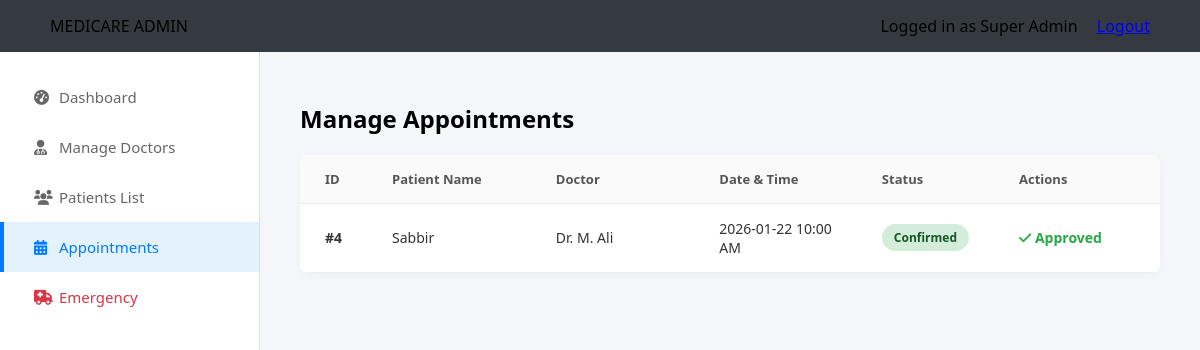
The app's page /php/admin_appointments.php (signed in) with its own data.
### tables this page shows
CREATE TABLE `appointments` (
  `id` int(11) NOT NULL,
  `user_id` int(11) DEFAULT NULL,
  `doctor_id` int(11) DEFAULT NULL,
  `appt_date` date DEFAULT NULL,
  `appt_time` varchar(20) DEFAULT NULL,
  `status` enum('Confirmed','Pending','Cancelled') DEFAULT 'Pending'
);

CREATE TABLE `users` (
  `id` int(11) NOT NULL,
  `full_name` varchar(100) DEFAULT NULL,
  `phone` varchar(20) NOT NULL,
  `password` varchar(255) NOT NULL,
  `blood_group` varchar(10) DEFAULT NULL,
  `gender` varchar(10) DEFAULT NULL,
  `dob` date DEFAULT NULL,
  `medical_history` text DEFAULT NULL,
  `role` enum('user','admin') DEFAULT 'user',
  `created_at` timestamp NOT NULL DEFAULT current_timestamp()
);

CREATE TABLE `doctors` (
  `id` int(11) NOT NULL,
  `name` varchar(100) DEFAULT NULL,
  `specialty` varchar(100) DEFAULT NULL,
  `qualification` varchar(100) DEFAULT NULL,
  `experience` varchar(50) DEFAULT NULL,
  `fee` decimal(10,2) DEFAULT NULL,
  `image` varchar(255) DEFAULT 'default_doc.png'
);

### php/admin_appointments.php (the view, shortened to what this page needs)
<?php
include 'db_connect.php';
?>
<!DOCTYPE html>
<html>
<head>
   <link rel="stylesheet" href="../css/global.css">
    <link rel="stylesheet" href="../css/admin_appointments.css">
    <link rel="stylesheet" href="https://cdnjs.cloudflare.com/ajax/libs/font-awesome/6.0.0/css/all.min.css">
</head>
<body>
    <div class="navbar navbar-admin">
        <div class="brand">MEDICARE ADMIN</div>
        <div class="user-menu">
            <span class="admin-status-text">Logged in as Super Admin</span>
            <a href="logout.php" class="logout-link">Logout</a>
        </div>
    </div>
    <div class="dashboard-container">
        <div class="sidebar">
            <a href="admin_dashboard.php"><i class="fa fa-tachometer-alt"></i> Dashboard</a>
            <a href="manage_doctors.php"><i class="fa fa-user-md"></i> Manage Doctors</a>
            <a href="admin_patients.php"><i class="fa fa-users"></i> Patients List</a>
            <a href="admin_appointments.php" class="active"><i class="fa fa-calendar-alt"></i> Appointments</a>
          <a href="admin_emergency.php" class="link-emergency">
    <i class="fa fa-ambulance"></i> Emergency
</a>
        </div>
        <div class="main-content">
            <h2 class="page-title">Manage Appointments</h2>
            <div class="table-container">
                <table>
                    <thead>
                        <tr>
                            <th width="5%">ID</th>
                            <th width="20%">Patient Name</th>
                            <th width="20%">Doctor</th>
                            <th width="20%">Date & Time</th>
                            <th width="15%">Status</th>
                            <th width="20%">Actions</th>
                        </tr>
                    </thead>
                    <tbody>
                        <?php
                        $sql = "SELECT appointments.*, users.full_name, doctors.name as doc_name
                                FROM appointments
                                JOIN users ON appointments.user_id = users.id
                                JOIN doctors ON appointments.doctor_id = doctors.id
                                ORDER BY appointments.appt_date DESC";
                        $result = mysqli_query($conn, $sql);
                        if (mysqli_num_rows($result) > 0) {
                            while ($row = mysqli_fetch_assoc($result)) {
                                echo "<tr>";
                                echo "<td><strong>#{$row['id']}</strong></td>";
                                echo "<td>{$row['full_name']}</td>";
                                echo "<td>{$row['doc_name']}</td>";
                                $date_display = date("Y-m-d", strtotime($row['appt_date']));
                                $time_display = date("h:i A", strtotime($row['appt_time']));
                                echo "<td>
                                        $date_display
                                        <span class='text-time'>$time_display</span>
                                      </td>";
                                echo "<td><span class='badge badge-{$row['status']}'>{$row['status']}</span></td>";
                                echo "<td>";
                                if($row['status'] == 'Pending') {
                                    echo "<a href='admin_appointments.php?action=Confirmed&id={$row['id']}' class='btn-action btn-approve'>Approve</a> ";
                                    echo "<a href='admin_appointments.php?action=Cancelled&id={$row['id']}' class='btn-action btn-cancel'>Cancel</a>";
                                } elseif ($row['status'] == 'Confirmed') {
                                    echo "<span class='status-approved'><i class='fa fa-check'></i> Approved</span>";
                                } else {
                                    echo "<span class='status-closed'>Closed</span>";
                                }
                                echo "</td>";
                                echo "</tr>";
                            }
                        } else {
                            echo "<tr><td colspan='6' class='empty-table-msg'>No appointments found.</td></tr>";
                        }
                        ?>
                    </tbody>
                </table>
            </div>
        </div>
    </div>
</body>
</html>

### css/global.css (style rules this page uses)
* { box-sizing: border-box; }
body { margin: 0; font-family: 'Segoe UI', Tahoma, Geneva, Verdana, sans-serif; background-color: #f8f9fa; }
.navbar { background-color: #007bff; padding: 15px 50px; display: flex; justify-content: space-between; align-items: center; }
.navbar-admin { background-color: #343a40 !important; }
.logout-link { margin-left: 15px; }

### css/admin_appointments.css (style rules this page uses)
.dashboard-container { display: flex; height: calc(100vh - 60px); }
.sidebar { width: 260px; background: white; border-right: 1px solid #e1e1e1; padding-top: 20px; flex-shrink: 0; }
.sidebar a { display: flex; align-items: center; padding: 15px 30px; color: #666; text-decoration: none; font-size: 15px; border-left: 4px solid transparent; }
.sidebar a.active { background-color: #e3f2fd; color: #007bff; border-left: 4px solid #007bff; font-weight: 500; }
.sidebar i { width: 25px; }
.main-content { flex: 1; padding: 30px 40px; background-color: #f4f6f9; overflow-y: auto; }
.table-container { background: white; border-radius: 8px; box-shadow: 0 2px 10px rgba(0,0,0,0.03); overflow-x: auto; }
table { width: 100%; border-collapse: collapse; min-width: 600px; }
th { background: #fafafa; text-align: left; padding: 15px 25px; font-size: 13px; color: #555; border-bottom: 1px solid #eee; }
td { padding: 15px 25px; font-size: 14px; color: #333; border-bottom: 1px solid #eee; }
.badge { padding: 5px 12px; border-radius: 20px; font-size: 12px; font-weight: bold; display: inline-block; }
.badge-Confirmed { background-color: #d4edda; color: #155724; }
.status-approved { color: #28a745; font-weight: bold; font-size: 14px; }
.link-emergency { color: #dc3545 !important; }

### records on screen
appointments: id "4", user.full_name "Sabbir", doctor.name "Dr. M. Ali", appt_date "2026-01-22", appt_time "10:00 AM", status "Confirmed", shows "Approved"
